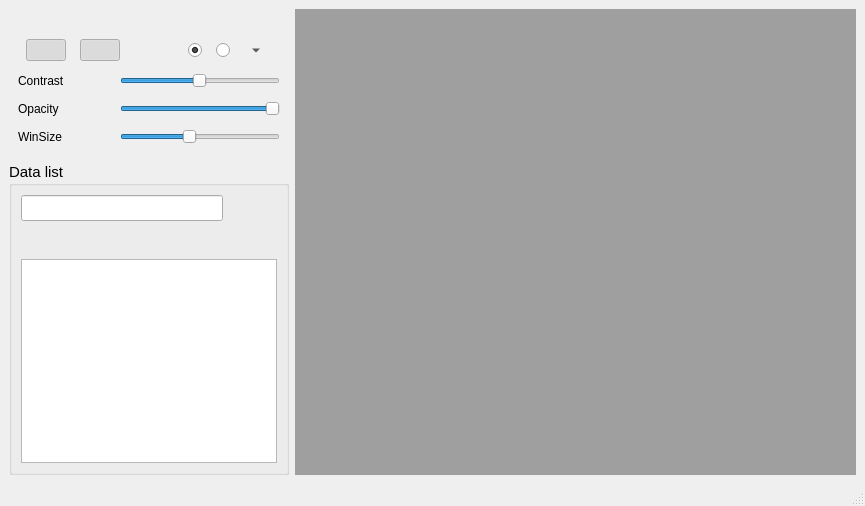
<?xml version="1.0" encoding="UTF-8"?>
<ui version="4.0">
 <class>QuickView</class>
 <widget class="QMainWindow" name="QuickView">
  <property name="geometry">
   <rect>
    <x>0</x>
    <y>0</y>
    <width>865</width>
    <height>506</height>
   </rect>
  </property>
  <property name="windowTitle">
   <string>Quick View</string>
  </property>
  <property name="windowIcon">
   <iconset resource="logo.qrc">
    <normaloff>:/menuIcon/data/bear.png</normaloff>:/menuIcon/data/bear.png</iconset>
  </property>
  <widget class="QWidget" name="centralwidget">
   <layout class="QGridLayout" name="gridLayout_2">
    <item row="4" column="0">
     <widget class="QGroupBox" name="groupBox">
      <property name="minimumSize">
       <size>
        <width>280</width>
        <height>0</height>
       </size>
      </property>
      <property name="maximumSize">
       <size>
        <width>280</width>
        <height>16777215</height>
       </size>
      </property>
      <property name="font">
       <font>
        <pointsize>11</pointsize>
       </font>
      </property>
      <property name="title">
       <string>Data list</string>
      </property>
      <layout class="QGridLayout" name="gridLayout">
       <item row="1" column="2">
        <widget class="QPushButton" name="pushButton_Refresh">
         <property name="sizePolicy">
          <sizepolicy hsizetype="Maximum" vsizetype="Fixed">
           <horstretch>0</horstretch>
           <verstretch>0</verstretch>
          </sizepolicy>
         </property>
         <property name="toolTip">
          <string>Refresh data list</string>
         </property>
         <property name="text">
          <string/>
         </property>
         <property name="icon">
          <iconset resource="logo.qrc">
           <normaloff>:/toolbar/data/Reset.png</normaloff>:/toolbar/data/Reset.png</iconset>
         </property>
         <property name="flat">
          <bool>true</bool>
         </property>
        </widget>
       </item>
       <item row="1" column="4">
        <widget class="QPushButton" name="pushButton_Next">
         <property name="sizePolicy">
          <sizepolicy hsizetype="Maximum" vsizetype="Fixed">
           <horstretch>0</horstretch>
           <verstretch>0</verstretch>
          </sizepolicy>
         </property>
         <property name="toolTip">
          <string>Next</string>
         </property>
         <property name="text">
          <string/>
         </property>
         <property name="icon">
          <iconset resource="logo.qrc">
           <normaloff>:/toolbar/data/right.png</normaloff>:/toolbar/data/right.png</iconset>
         </property>
         <property name="flat">
          <bool>true</bool>
         </property>
        </widget>
       </item>
       <item row="0" column="4">
        <widget class="QPushButton" name="pushButton_Open">
         <property name="sizePolicy">
          <sizepolicy hsizetype="Maximum" vsizetype="Fixed">
           <horstretch>0</horstretch>
           <verstretch>0</verstretch>
          </sizepolicy>
         </property>
         <property name="toolTip">
          <string>Open folder</string>
         </property>
         <property name="text">
          <string/>
         </property>
         <property name="icon">
          <iconset resource="logo.qrc">
           <normaloff>:/toolbar/data/open.png</normaloff>:/toolbar/data/open.png</iconset>
         </property>
         <property name="flat">
          <bool>true</bool>
         </property>
        </widget>
       </item>
       <item row="2" column="0" colspan="5">
        <widget class="QListWidget" name="listWidget"/>
       </item>
       <item row="1" column="3">
        <widget class="QPushButton" name="pushButton_Previous">
         <property name="sizePolicy">
          <sizepolicy hsizetype="Maximum" vsizetype="Fixed">
           <horstretch>0</horstretch>
           <verstretch>0</verstretch>
          </sizepolicy>
         </property>
         <property name="toolTip">
          <string>Previous</string>
         </property>
         <property name="text">
          <string/>
         </property>
         <property name="icon">
          <iconset resource="logo.qrc">
           <normaloff>:/toolbar/data/left.png</normaloff>:/toolbar/data/left.png</iconset>
         </property>
         <property name="flat">
          <bool>true</bool>
         </property>
        </widget>
       </item>
       <item row="0" column="0" colspan="4">
        <widget class="QLineEdit" name="lineEdit">
         <property name="sizePolicy">
          <sizepolicy hsizetype="Preferred" vsizetype="Fixed">
           <horstretch>0</horstretch>
           <verstretch>0</verstretch>
          </sizepolicy>
         </property>
        </widget>
       </item>
      </layout>
     </widget>
    </item>
    <item row="2" column="0">
     <widget class="QWidget" name="widget_2" native="true">
      <property name="sizePolicy">
       <sizepolicy hsizetype="Preferred" vsizetype="Preferred">
        <horstretch>0</horstretch>
        <verstretch>0</verstretch>
       </sizepolicy>
      </property>
      <property name="minimumSize">
       <size>
        <width>280</width>
        <height>0</height>
       </size>
      </property>
      <property name="maximumSize">
       <size>
        <width>280</width>
        <height>16777215</height>
       </size>
      </property>
      <layout class="QGridLayout" name="gridLayout_3">
       <property name="topMargin">
        <number>2</number>
       </property>
       <property name="bottomMargin">
        <number>2</number>
       </property>
       <item row="3" column="0" colspan="2">
        <widget class="QLabel" name="label_2">
         <property name="sizePolicy">
          <sizepolicy hsizetype="Maximum" vsizetype="Preferred">
           <horstretch>0</horstretch>
           <verstretch>0</verstretch>
          </sizepolicy>
         </property>
         <property name="font">
          <font>
           <pointsize>9</pointsize>
          </font>
         </property>
         <property name="text">
          <string>Opacity</string>
         </property>
        </widget>
       </item>
       <item row="4" column="0">
        <widget class="QLabel" name="label_3">
         <property name="sizePolicy">
          <sizepolicy hsizetype="Maximum" vsizetype="Preferred">
           <horstretch>0</horstretch>
           <verstretch>0</verstretch>
          </sizepolicy>
         </property>
         <property name="text">
          <string>WinSize</string>
         </property>
        </widget>
       </item>
       <item row="3" column="5">
        <widget class="QSlider" name="scrollBar_Opacity">
         <property name="maximum">
          <number>100</number>
         </property>
         <property name="value">
          <number>100</number>
         </property>
         <property name="orientation">
          <enum>Qt::Horizontal</enum>
         </property>
        </widget>
       </item>
       <item row="4" column="5">
        <widget class="QSlider" name="scrollBar_Size">
         <property name="minimum">
          <number>100</number>
         </property>
         <property name="maximum">
          <number>800</number>
         </property>
         <property name="singleStep">
          <number>10</number>
         </property>
         <property name="pageStep">
          <number>100</number>
         </property>
         <property name="value">
          <number>400</number>
         </property>
         <property name="orientation">
          <enum>Qt::Horizontal</enum>
         </property>
        </widget>
       </item>
       <item row="4" column="2">
        <widget class="QPushButton" name="pushButton_ResetSize">
         <property name="sizePolicy">
          <sizepolicy hsizetype="Maximum" vsizetype="Fixed">
           <horstretch>0</horstretch>
           <verstretch>0</verstretch>
          </sizepolicy>
         </property>
         <property name="toolTip">
          <string>Reset</string>
         </property>
         <property name="text">
          <string/>
         </property>
         <property name="icon">
          <iconset resource="logo.qrc">
           <normaloff>:/toolbar/data/clear.png</normaloff>:/toolbar/data/clear.png</iconset>
         </property>
         <property name="iconSize">
          <size>
           <width>16</width>
           <height>16</height>
          </size>
         </property>
         <property name="flat">
          <bool>true</bool>
         </property>
        </widget>
       </item>
       <item row="3" column="2">
        <widget class="QPushButton" name="pushButton_ResetOpacity">
         <property name="sizePolicy">
          <sizepolicy hsizetype="Maximum" vsizetype="Fixed">
           <horstretch>0</horstretch>
           <verstretch>0</verstretch>
          </sizepolicy>
         </property>
         <property name="toolTip">
          <string>Reset</string>
         </property>
         <property name="text">
          <string/>
         </property>
         <property name="icon">
          <iconset resource="logo.qrc">
           <normaloff>:/toolbar/data/clear.png</normaloff>:/toolbar/data/clear.png</iconset>
         </property>
         <property name="iconSize">
          <size>
           <width>16</width>
           <height>16</height>
          </size>
         </property>
         <property name="flat">
          <bool>true</bool>
         </property>
        </widget>
       </item>
       <item row="0" column="5">
        <widget class="QSlider" name="scrollBar_Contrast">
         <property name="minimum">
          <number>1</number>
         </property>
         <property name="maximum">
          <number>400</number>
         </property>
         <property name="value">
          <number>200</number>
         </property>
         <property name="orientation">
          <enum>Qt::Horizontal</enum>
         </property>
         <property name="invertedControls">
          <bool>false</bool>
         </property>
        </widget>
       </item>
       <item row="0" column="0" colspan="2">
        <widget class="QLabel" name="label">
         <property name="sizePolicy">
          <sizepolicy hsizetype="Maximum" vsizetype="Preferred">
           <horstretch>0</horstretch>
           <verstretch>0</verstretch>
          </sizepolicy>
         </property>
         <property name="font">
          <font>
           <pointsize>9</pointsize>
          </font>
         </property>
         <property name="text">
          <string>Contrast</string>
         </property>
        </widget>
       </item>
       <item row="0" column="2">
        <widget class="QPushButton" name="pushButton_ResetContrast">
         <property name="sizePolicy">
          <sizepolicy hsizetype="Maximum" vsizetype="Fixed">
           <horstretch>0</horstretch>
           <verstretch>0</verstretch>
          </sizepolicy>
         </property>
         <property name="toolTip">
          <string>Reset</string>
         </property>
         <property name="text">
          <string/>
         </property>
         <property name="icon">
          <iconset resource="logo.qrc">
           <normaloff>:/toolbar/data/clear.png</normaloff>:/toolbar/data/clear.png</iconset>
         </property>
         <property name="iconSize">
          <size>
           <width>16</width>
           <height>16</height>
          </size>
         </property>
         <property name="flat">
          <bool>true</bool>
         </property>
        </widget>
       </item>
      </layout>
     </widget>
    </item>
    <item row="0" column="0">
     <widget class="QWidget" name="widget" native="true">
      <property name="minimumSize">
       <size>
        <width>280</width>
        <height>0</height>
       </size>
      </property>
      <property name="maximumSize">
       <size>
        <width>280</width>
        <height>16777215</height>
       </size>
      </property>
      <layout class="QGridLayout" name="gridLayout_4">
       <property name="topMargin">
        <number>2</number>
       </property>
       <property name="bottomMargin">
        <number>0</number>
       </property>
       <item row="0" column="0">
        <widget class="QPushButton" name="pushButton_FullView">
         <property name="sizePolicy">
          <sizepolicy hsizetype="Maximum" vsizetype="Fixed">
           <horstretch>0</horstretch>
           <verstretch>0</verstretch>
          </sizepolicy>
         </property>
         <property name="toolTip">
          <string>Full view</string>
         </property>
         <property name="text">
          <string/>
         </property>
         <property name="icon">
          <iconset resource="logo.qrc">
           <normaloff>:/toolbar/data/full_view.png</normaloff>:/toolbar/data/full_view.png</iconset>
         </property>
         <property name="flat">
          <bool>true</bool>
         </property>
        </widget>
       </item>
       <item row="0" column="1">
        <widget class="QPushButton" name="pushButton_Rotate">
         <property name="sizePolicy">
          <sizepolicy hsizetype="Maximum" vsizetype="Fixed">
           <horstretch>0</horstretch>
           <verstretch>0</verstretch>
          </sizepolicy>
         </property>
         <property name="toolTip">
          <string>Rotate</string>
         </property>
         <property name="text">
          <string/>
         </property>
         <property name="icon">
          <iconset resource="logo.qrc">
           <normaloff>:/toolbar/data/rotate.png</normaloff>:/toolbar/data/rotate.png</iconset>
         </property>
         <property name="flat">
          <bool>true</bool>
         </property>
        </widget>
       </item>
       <item row="0" column="2">
        <widget class="QPushButton" name="pushButton_LineCut">
         <property name="sizePolicy">
          <sizepolicy hsizetype="Maximum" vsizetype="Fixed">
           <horstretch>0</horstretch>
           <verstretch>0</verstretch>
          </sizepolicy>
         </property>
         <property name="toolTip">
          <string>2D slicing</string>
         </property>
         <property name="text">
          <string/>
         </property>
         <property name="icon">
          <iconset resource="logo.qrc">
           <normaloff>:/toolbar/data/linecut.png</normaloff>:/toolbar/data/linecut.png</iconset>
         </property>
         <property name="checkable">
          <bool>true</bool>
         </property>
         <property name="flat">
          <bool>true</bool>
         </property>
        </widget>
       </item>
       <item row="0" column="3">
        <widget class="QPushButton" name="pushButton_PlaneFit">
         <property name="sizePolicy">
          <sizepolicy hsizetype="Maximum" vsizetype="Fixed">
           <horstretch>0</horstretch>
           <verstretch>0</verstretch>
          </sizepolicy>
         </property>
         <property name="toolTip">
          <string>Basic plane fit</string>
         </property>
         <property name="text">
          <string/>
         </property>
         <property name="icon">
          <iconset resource="logo.qrc">
           <normaloff>:/toolbar/data/net.png</normaloff>:/toolbar/data/net.png</iconset>
         </property>
         <property name="checkable">
          <bool>true</bool>
         </property>
         <property name="flat">
          <bool>true</bool>
         </property>
        </widget>
       </item>
       <item row="0" column="4">
        <widget class="QPushButton" name="pushButton_Illuminated">
         <property name="sizePolicy">
          <sizepolicy hsizetype="Maximum" vsizetype="Fixed">
           <horstretch>0</horstretch>
           <verstretch>0</verstretch>
          </sizepolicy>
         </property>
         <property name="toolTip">
          <string>Basic illumination</string>
         </property>
         <property name="text">
          <string/>
         </property>
         <property name="icon">
          <iconset resource="logo.qrc">
           <normaloff>:/toolbar/data/light.png</normaloff>:/toolbar/data/light.png</iconset>
         </property>
         <property name="checkable">
          <bool>true</bool>
         </property>
         <property name="flat">
          <bool>true</bool>
         </property>
        </widget>
       </item>
       <item row="0" column="5">
        <widget class="QPushButton" name="pushButton_Reverse">
         <property name="sizePolicy">
          <sizepolicy hsizetype="Maximum" vsizetype="Fixed">
           <horstretch>0</horstretch>
           <verstretch>0</verstretch>
          </sizepolicy>
         </property>
         <property name="toolTip">
          <string>Reverse</string>
         </property>
         <property name="text">
          <string/>
         </property>
         <property name="icon">
          <iconset resource="logo.qrc">
           <normaloff>:/toolbar/data/reverse.png</normaloff>:/toolbar/data/reverse.png</iconset>
         </property>
         <property name="checkable">
          <bool>true</bool>
         </property>
         <property name="flat">
          <bool>true</bool>
         </property>
        </widget>
       </item>
      </layout>
     </widget>
    </item>
    <item row="0" column="1" rowspan="5">
     <widget class="QMdiArea" name="mdiArea">
      <property name="viewMode">
       <enum>QMdiArea::SubWindowView</enum>
      </property>
      <property name="tabsClosable">
       <bool>true</bool>
      </property>
      <property name="tabsMovable">
       <bool>true</bool>
      </property>
      <property name="tabShape">
       <enum>QTabWidget::Triangular</enum>
      </property>
      <widget class="QWidget" name="subwindow">
       <property name="windowTitle">
        <string>Subwindow</string>
       </property>
       <layout class="QGridLayout" name="gridLayout_5">
        <item row="0" column="0">
         <widget class="QGraphicsView" name="graphicsView"/>
        </item>
       </layout>
      </widget>
      <widget class="QWidget" name="subwindow_2">
       <property name="windowTitle">
        <string>Subwindow</string>
       </property>
       <layout class="QGridLayout" name="gridLayout_8">
        <item row="0" column="0">
         <widget class="QGraphicsView" name="graphicsView_4"/>
        </item>
       </layout>
      </widget>
      <widget class="QWidget" name="subwindow_3">
       <property name="windowTitle">
        <string>Subwindow</string>
       </property>
       <layout class="QGridLayout" name="gridLayout_7">
        <item row="0" column="0">
         <widget class="QGraphicsView" name="graphicsView_3"/>
        </item>
       </layout>
      </widget>
      <widget class="QWidget" name="subwindow_4">
       <property name="windowTitle">
        <string>Subwindow</string>
       </property>
       <layout class="QGridLayout" name="gridLayout_6">
        <item row="0" column="0">
         <widget class="QGraphicsView" name="graphicsView_2"/>
        </item>
       </layout>
      </widget>
     </widget>
    </item>
    <item row="1" column="0">
     <widget class="QWidget" name="widget_3" native="true">
      <property name="minimumSize">
       <size>
        <width>280</width>
        <height>0</height>
       </size>
      </property>
      <property name="maximumSize">
       <size>
        <width>280</width>
        <height>16777215</height>
       </size>
      </property>
      <layout class="QGridLayout" name="gridLayout_9">
       <property name="topMargin">
        <number>0</number>
       </property>
       <property name="bottomMargin">
        <number>0</number>
       </property>
       <item row="0" column="5">
        <widget class="QToolButton" name="toolButton_ColorMap">
         <property name="toolTip">
          <string>Colormaps</string>
         </property>
         <property name="text">
          <string/>
         </property>
         <property name="popupMode">
          <enum>QToolButton::InstantPopup</enum>
         </property>
         <property name="autoRaise">
          <bool>true</bool>
         </property>
         <property name="arrowType">
          <enum>Qt::DownArrow</enum>
         </property>
        </widget>
       </item>
       <item row="0" column="4">
        <widget class="QRadioButton" name="radioButton_Color">
         <property name="sizePolicy">
          <sizepolicy hsizetype="Maximum" vsizetype="Fixed">
           <horstretch>0</horstretch>
           <verstretch>0</verstretch>
          </sizepolicy>
         </property>
         <property name="toolTip">
          <string>Color</string>
         </property>
         <property name="text">
          <string/>
         </property>
         <property name="icon">
          <iconset resource="logo.qrc">
           <normaloff>:/toolbar/data/color.png</normaloff>:/toolbar/data/color.png</iconset>
         </property>
         <property name="iconSize">
          <size>
           <width>20</width>
           <height>20</height>
          </size>
         </property>
        </widget>
       </item>
       <item row="0" column="3">
        <widget class="QRadioButton" name="radioButton_Gray">
         <property name="sizePolicy">
          <sizepolicy hsizetype="Maximum" vsizetype="Fixed">
           <horstretch>0</horstretch>
           <verstretch>0</verstretch>
          </sizepolicy>
         </property>
         <property name="toolTip">
          <string>Gray</string>
         </property>
         <property name="text">
          <string/>
         </property>
         <property name="icon">
          <iconset resource="logo.qrc">
           <normaloff>:/toolbar/data/gray.png</normaloff>:/toolbar/data/gray.png</iconset>
         </property>
         <property name="iconSize">
          <size>
           <width>20</width>
           <height>20</height>
          </size>
         </property>
         <property name="checked">
          <bool>true</bool>
         </property>
        </widget>
       </item>
       <item row="0" column="0">
        <widget class="QPushButton" name="pushButton_Colorbar">
         <property name="sizePolicy">
          <sizepolicy hsizetype="Maximum" vsizetype="Fixed">
           <horstretch>0</horstretch>
           <verstretch>0</verstretch>
          </sizepolicy>
         </property>
         <property name="toolTip">
          <string>Show/Hide current colorbar</string>
         </property>
         <property name="text">
          <string/>
         </property>
         <property name="icon">
          <iconset resource="logo.qrc">
           <normaloff>:/toolbar/data/single.png</normaloff>:/toolbar/data/single.png</iconset>
         </property>
         <property name="iconSize">
          <size>
           <width>20</width>
           <height>20</height>
          </size>
         </property>
         <property name="checkable">
          <bool>true</bool>
         </property>
         <property name="checked">
          <bool>true</bool>
         </property>
         <property name="flat">
          <bool>true</bool>
         </property>
        </widget>
       </item>
       <item row="0" column="1">
        <widget class="QPushButton" name="pushButton_CBarAll">
         <property name="sizePolicy">
          <sizepolicy hsizetype="Maximum" vsizetype="Fixed">
           <horstretch>0</horstretch>
           <verstretch>0</verstretch>
          </sizepolicy>
         </property>
         <property name="toolTip">
          <string>Show/Hide all colorbars</string>
         </property>
         <property name="text">
          <string/>
         </property>
         <property name="icon">
          <iconset resource="logo.qrc">
           <normaloff>:/toolbar/data/all3.png</normaloff>:/toolbar/data/all3.png</iconset>
         </property>
         <property name="iconSize">
          <size>
           <width>20</width>
           <height>20</height>
          </size>
         </property>
         <property name="checkable">
          <bool>true</bool>
         </property>
         <property name="checked">
          <bool>true</bool>
         </property>
         <property name="flat">
          <bool>true</bool>
         </property>
        </widget>
       </item>
       <item row="0" column="2">
        <widget class="QPushButton" name="pushButton_sameCBar">
         <property name="sizePolicy">
          <sizepolicy hsizetype="Maximum" vsizetype="Fixed">
           <horstretch>0</horstretch>
           <verstretch>0</verstretch>
          </sizepolicy>
         </property>
         <property name="toolTip">
          <string>Sync colorbar</string>
         </property>
         <property name="text">
          <string/>
         </property>
         <property name="icon">
          <iconset resource="logo.qrc">
           <normaloff>:/toolbar/data/cloud.png</normaloff>:/toolbar/data/cloud.png</iconset>
         </property>
         <property name="iconSize">
          <size>
           <width>20</width>
           <height>20</height>
          </size>
         </property>
         <property name="checkable">
          <bool>true</bool>
         </property>
         <property name="flat">
          <bool>true</bool>
         </property>
        </widget>
       </item>
      </layout>
     </widget>
    </item>
   </layout>
  </widget>
  <widget class="QMenuBar" name="menubar">
   <property name="geometry">
    <rect>
     <x>0</x>
     <y>0</y>
     <width>865</width>
     <height>26</height>
    </rect>
   </property>
  </widget>
  <widget class="QStatusBar" name="statusbar"/>
  <action name="actionNew">
   <property name="text">
    <string>New</string>
   </property>
   <property name="toolTip">
    <string>Open new window</string>
   </property>
   <property name="shortcut">
    <string>N</string>
   </property>
  </action>
  <action name="actionclose">
   <property name="text">
    <string>close</string>
   </property>
   <property name="toolTip">
    <string>Close current window</string>
   </property>
   <property name="shortcut">
    <string>Q</string>
   </property>
  </action>
 </widget>
 <resources>
  <include location="logo.qrc"/>
 </resources>
 <connections/>
</ui>
